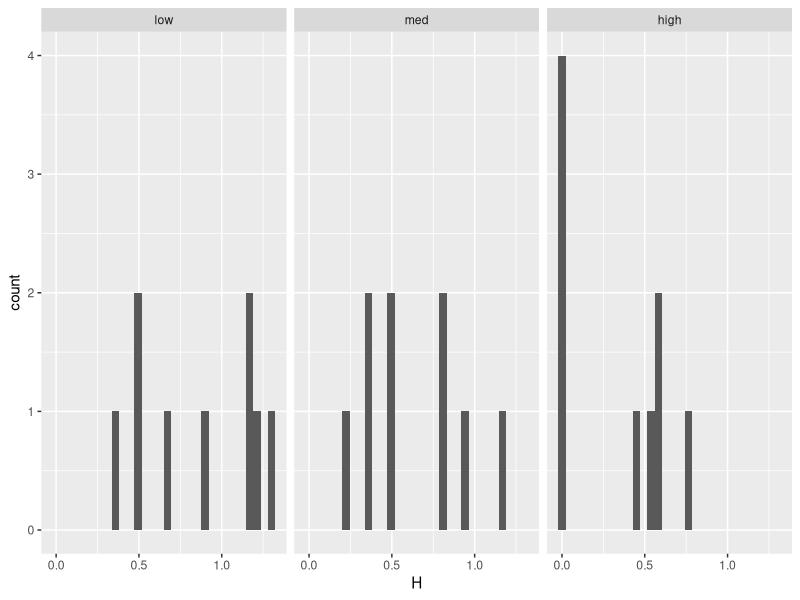
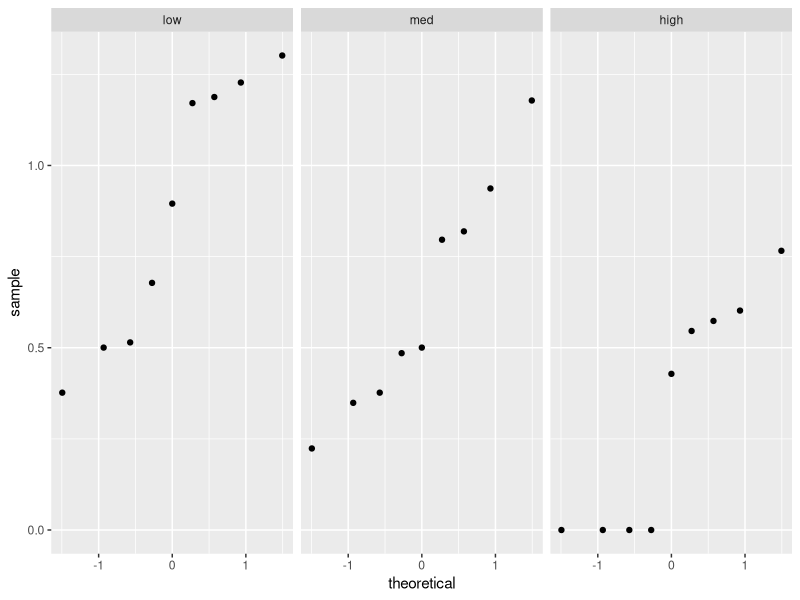
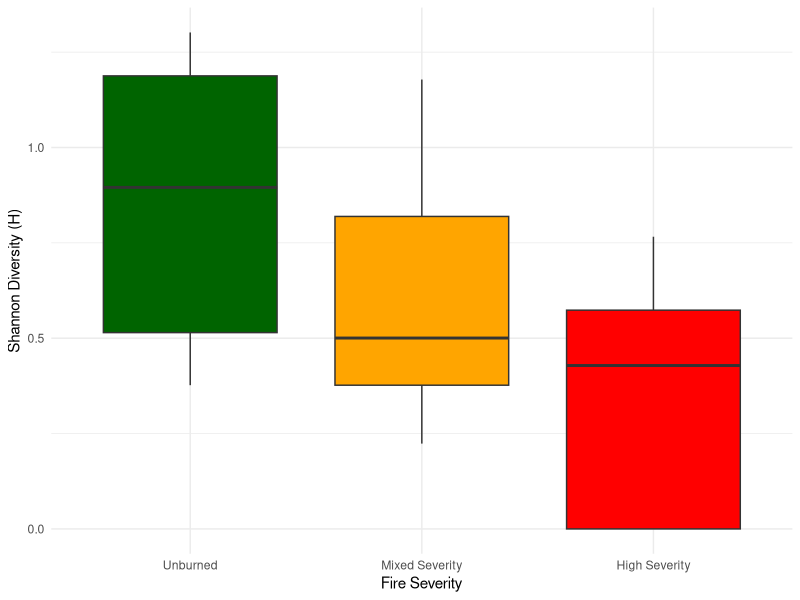

Here is the R script that generated these plots, in order:
## ---- chunk 1
knitr::opts_chunk$set(echo = TRUE)
## ---- chunk 2

# Load necessary packages
library(tidyverse)
library(vegan)

# Load necessary data
smamms <- read_csv('smamms.csv')
meta <- read_csv('sites.csv')

## ---- chunk 3

# Create combined and simplified data frame with only unique animals
smammeta <- full_join(smamms, meta, by = c("site" = "site.code")) %>% 
  filter(species != 'MISS' & species != 'SPRU') %>% # remove SPRU and MISS
  group_by(indID) %>% 
  filter(row_number()==1) %>% # filter by unique animals
  ungroup() %>% 
  select(site, severity, species) %>% 
  mutate(
    severity = 
      case_when(
        severity == 'Green' ~ 'low',
        severity == 'Mixed' ~ 'med',
        severity == 'High' ~ 'high'
      )
  ) %>% 
  mutate(severity = factor(severity, levels = c('low', 'med', 'high')))

## ---- chunk 4

# Create a species matrix
matrix_temp <- smammeta %>% 
  group_by(site, species) %>% 
  tally() %>%  # count individuals per species per site
  spread(species, n) %>% # re-format into matrix
  ungroup() %>% 
  replace(., is.na(.), 0) # replace NAs with 0

matrix <- matrix_temp %>% 
  select(-site) # remove site column for input into vegan

sites <- matrix_temp$site # vector of just sites

## ---- chunk 5

# Calculate Shannon-Weaver diversity index (H) for each site
H <- diversity(matrix)

# Make a dataframe with site, severity, and H
diversity <- data_frame(sites, H) %>% 
  full_join(., smammeta, by = c('sites' = 'site')) %>% 
  select(sites, severity, H) %>% 
  rename(site = sites) %>% 
  group_by(site) %>% 
  filter(row_number()==1)

## ---- chunk 6

# Explore the data distribution

# Make histograms for each treatment
H_hist <- ggplot(diversity, aes(x = H)) +
  geom_histogram() +
  facet_wrap(~severity)

H_hist

# Make qqplots for each treatment
H_qq <- ggplot(diversity, aes(sample = H)) +
  geom_qq() +
  facet_wrap(~severity)

H_qq

# Histograms look a little funky because sample size is so small
# qq-plots for low and med severities look good, but qq-plot for high severity is skewed towards 0
# n=9 for each severity, so cannot use CLT to justify normality

## ---- chunk 7

# Explore variance
variances <- diversity %>% 
  group_by(severity) %>% 
  summarize(
    variance = var(H)
  )

variances

# The variances aren't that different for each severity

## ---- chunk 8

# Test for significant differences in means

# ANOVA
H_aov <- aov(H ~ severity, data = diversity)

summary(H_aov)
# p<0.05, so there's at least one sig dif in means

# Post-hoc pairwise testing

# Tukey's HSD
H_ph <- TukeyHSD(H_aov)
H_ph

# p=0.005 for low vs. high, but otherwise p>0.05
# significant difference between low and high severity means, but not between med vs. low or high severities

## ---- chunk 9

# Summarize data with boxplots
colors <- c('darkgreen', 'orange', 'red')
xlabs <- c('Unburned', 'Mixed Severity', 'High Severity') 

H_boxplot <- ggplot(diversity, aes(x = severity, y = H)) +
  geom_boxplot(aes(fill = severity)) +
  scale_fill_manual(values = colors) +
  theme_minimal() +
  labs(x = 'Fire Severity',
       y = 'Shannon Diversity (H)') +
  theme(legend.position = 'NA') +
  scale_x_discrete(labels = xlabs)

H_boxplot

# Calculate mean diversity for each treatment

H_summary <- diversity %>% 
  group_by(severity) %>% 
  summarise(
    H_mean = mean(H),
    H_sd = sd(H)
  )

